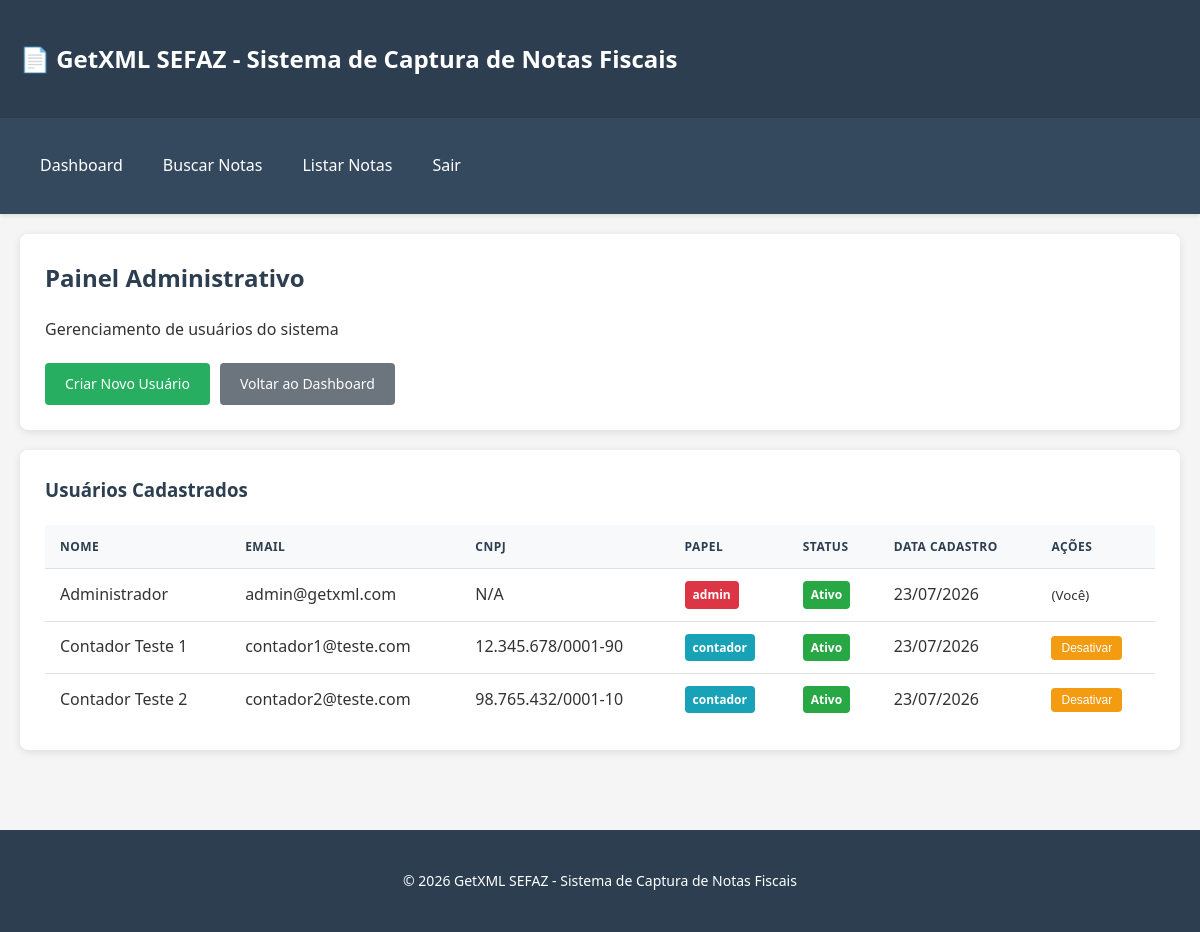
/index.php?action=admin (signed in), run on the app's committed database.
### tables this page shows
CREATE TABLE usuarios (
    id INT AUTO_INCREMENT PRIMARY KEY,
    nome VARCHAR(255) NOT NULL,
    email VARCHAR(255) NOT NULL UNIQUE,
    senha VARCHAR(255) NOT NULL,
    cnpj VARCHAR(20),
    ie VARCHAR(20),
    papel ENUM('admin', 'contador') DEFAULT 'contador',
    ativo TINYINT(1) DEFAULT 1,
    criado_em TIMESTAMP DEFAULT CURRENT_TIMESTAMP,
    atualizado_em TIMESTAMP DEFAULT CURRENT_TIMESTAMP ON UPDATE CURRENT_TIMESTAMP,
    INDEX idx_email (email),
    INDEX idx_cnpj (cnpj),
    INDEX idx_papel (papel)
);

### app/Controllers/AuthController.php (called while the page is built, shortened)
<?php
class AuthController
{
    private $auth;
    private $usuarioModel;
    public function __construct(array $config)
    {
        $this->auth = new Auth($config);
        $this->usuarioModel = new UsuarioModel($config);
    }
    public function admin()
    {
        $this->auth->requireAdmin();
        $usuarioLogado = $this->auth->user();
        $usuarios = $this->usuarioModel->listarTodos();
        require_once __DIR__ . '/../Views/admin.php';
    }
}

### app/Core/Database.php (called while the page is built, shortened)
<?php
class Database
{
    private static $instance = null;
    private $connection;
    private $config;
    private function __construct(array $config)
    {
        $this->config = $config;
    }
    public static function getInstance(array $config = null)
    {
        if (self::$instance === null) {
            self::$instance = new self($config);
        }
        return self::$instance;
    }
    private function connect()
    {
        $dsn = sprintf(
            'mysql:host=%s;dbname=%s;charset=utf8mb4',
            $this->config['host'] ?? 'localhost',
            $this->config['database'] ?? 'getxml'
        );
        $options = [
            \PDO::ATTR_ERRMODE => \PDO::ERRMODE_EXCEPTION,
            \PDO::ATTR_DEFAULT_FETCH_MODE => \PDO::FETCH_ASSOC,
            \PDO::ATTR_EMULATE_PREPARES => false,
        ];
        try {
            $this->connection = new \PDO(
                $dsn,
                $this->config['username'] ?? 'getxml',
                $this->config['password'] ?? 'gX7#kLp$2Qz!vN9@@@',
                $options
            );
        } catch (\PDOException $e) {
            throw new \Exception('Erro de conexão com o banco de dados: ' . $e->getMessage());
        }
    }
    public function select($query, $params = [])
    {
        try {
            $stmt = $this->connection->prepare($query);
            $stmt->execute($params);
            return $stmt->fetchAll();
        } catch (\PDOException $e) {
            throw new \Exception('Erro na query SELECT: ' . $e->getMessage());
        }
    }
}

### app/Models/UsuarioModel.php (called while the page is built, shortened)
<?php
class UsuarioModel
{
    private $db;
    public function __construct(array $config)
    {
        try {
            $this->db = Database::getInstance($config['database']);
        } catch (Exception $e) {
            $this->db = null;
        }
    }
    public function listarTodos($filtros = [])
    {
        try {
            $query = "SELECT id, nome, email, cnpj, ie, papel, ativo, criado_em FROM usuarios";
            $params = [];
            $query .= " ORDER BY nome";
            $usuarios = $this->db->select($query, $params);
            return $usuarios;
        } catch (Exception $e) {
            return [];
        }
    }
}

### app/Core/Auth.php (called while the page is built, shortened)
<?php
class Auth
{
    public function user()
    {
        return $_SESSION['usuario'] ?? null;
    }
}

### app/Views/admin.php (the view, shortened to what this page needs)
<?php require_once __DIR__ . '/header.php'; ?>
<div class="card">
    <h2>Painel Administrativo</h2>
    <p style="margin: 15px 0;">Gerenciamento de usuários do sistema</p>
    <div style="display: flex; gap: 10px; flex-wrap: wrap; margin-top: 20px;">
        <a href="index.php?action=admin_criar_usuario" class="btn btn-success">Criar Novo Usuário</a>
        <a href="index.php?action=dashboard" class="btn btn-secondary">Voltar ao Dashboard</a>
    </div>
</div>
<div class="card" style="margin-top: 20px;">
    <h3>Usuários Cadastrados</h3>
    <?php if (!empty($usuarios)): ?>
        <table style="margin-top: 15px;">
            <thead>
                <tr>
                    <th>Nome</th>
                    <th>Email</th>
                    <th>CNPJ</th>
                    <th>Papel</th>
                    <th>Status</th>
                    <th>Data Cadastro</th>
                    <th>Ações</th>
                </tr>
            </thead>
            <tbody>
                <?php foreach ($usuarios as $usuario): ?>
                    <tr>
                        <td><?= htmlspecialchars($usuario['nome']) ?></td>
                        <td><?= htmlspecialchars($usuario['email']) ?></td>
                        <td><?= htmlspecialchars($usuario['cnpj'] ?: 'N/A') ?></td>
                        <td>
                            <span class="badge <?= $usuario['papel'] === 'admin' ? 'badge-danger' : 'badge-info' ?>">
                                <?= htmlspecialchars($usuario['papel']) ?>
                            </span>
                        </td>
                        <td>
                            <?= $usuario['ativo'] ? '<span class="badge badge-success">Ativo</span>' : '<span class="badge badge-danger">Inativo</span>' ?>
                        </td>
                        <td><?= htmlspecialchars(date('d/m/Y', strtotime($usuario['criado_em']))) ?></td>
                        <td>
                            <?php if ($usuario['id'] !== $usuarioLogado['id']): ?>
                                <?php if ($usuario['ativo']): ?>
                                    <form method="POST" action="index.php?action=admin_toggle_usuario" style="display: inline;">
                                        <button type="submit" class="btn btn-warning" style="padding: 5px 10px; font-size: 12px;" onclick="return confirm('Desativar usuário?')">Desativar</button>
                                    </form>
                                <?php endif; ?>
                            <?php else: ?>
                                <small>(Você)</small>
                            <?php endif; ?>
                        </td>
                    </tr>
                <?php endforeach; ?>
            </tbody>
        </table>
    <?php else: ?>
        <div class="alert alert-info" style="margin-top: 15px;">
            Nenhum usuário cadastrado.
        </div>
    <?php endif; ?>
</div>
<?php require_once __DIR__ . '/footer.php'; ?>

### public/index.php (shortened to what this page needs)
<?php
try {
    $config = require_once __DIR__ . '/../config/config.php';
} catch (Exception $e) {
    $config = [
        'app' => [
            'name' => 'GetXML SEFAZ',
            'env' => 'development',
            'debug' => true,
        ],
        'sefaz' => [
            'uf' => 'SP',
            'ambiente' => '2',
            'certificado' => '',
            'senha_certificado' => '',
        ],
        'cnpj' => [
            'cnpj' => '',
            'ie' => '',
        ],
        'periodo' => [
            'data_inicio' => null,
            'data_fim' => null,
        ],
        'storage' => [
            'path' => 'storage/xmls',
        ],
    ];
}
$authController = new AuthController($config);
$action = $_GET['action'] ?? 'home';
switch ($action) {
    case 'admin':
        $authController->admin();
        break;
}

### app/Views/header.php (shortened to what this page needs)
<!DOCTYPE html>
<html lang="pt-BR">
<head>
    <link rel="stylesheet" href="/getxml/public/assets/css/styles.css">
</head>
<body>
    <header>
        <div class="container">
            <h1>📄 GetXML SEFAZ - Sistema de Captura de Notas Fiscais</h1>
        </div>
    </header>
    <nav>
        <div class="container">
            <ul>
                <?php if (isset($_SESSION['usuario_logado']) && $_SESSION['usuario_logado']): ?>
                    <li><a href="index.php?action=dashboard">Dashboard</a></li>
                    <li><a href="index.php?action=buscar">Buscar Notas</a></li>
                    <li><a href="index.php?action=listar">Listar Notas</a></li>
                    <li><a href="index.php?action=logout">Sair</a></li>
                <?php else: ?>
                    <li><a href="index.php?action=login">Login</a></li>
                <?php endif; ?>
            </ul>
        </div>
    </nav>
    <main class="container">

### app/Views/footer.php
    </main>
    <footer style="background-color: #2c3e50; color: white; padding: 20px 0; margin-top: 40px; text-align: center;">
        <div class="container">
            <p>&copy; <?= date('Y') ?> GetXML SEFAZ - Sistema de Captura de Notas Fiscais</p>
        </div>
    </footer>
</body>
</html>

### public/assets/css/styles.css (style rules this page uses)
* { margin: 0; padding: 0; box-sizing: border-box; }
body { font-family: 'Segoe UI', Tahoma, Geneva, Verdana, sans-serif; background-color: #f5f5f5; color: #333; line-height: 1.6; }
.container { max-width: 1200px; margin: 0 auto; padding: 20px; }
header { background-color: #2c3e50; color: white; padding: 20px 0; margin-bottom: 0; }
header h1 { font-size: 24px; font-weight: 600; }
nav { background-color: #34495e; padding: 0; box-shadow: 0 2px 4px rgba(0,0,0,0.1); }
nav ul { list-style: none; display: flex; gap: 0; margin: 0; padding: 0; }
nav a { color: white; text-decoration: none; padding: 15px 20px; display: block; transition: background-color 0.3s; }
.card { background-color: white; padding: 25px; border-radius: 8px; box-shadow: 0 2px 8px rgba(0,0,0,0.1); margin-bottom: 20px; }
.card h2, .card h3 { margin-bottom: 20px; color: #2c3e50; }
.btn { padding: 10px 20px; border: none; border-radius: 4px; cursor: pointer; font-size: 14px; font-weight: 500; transition: all 0.3s; text-decoration: none; display: inline-block; text-align: center; }
.btn-success { background-color: #27ae60; color: white; }
.btn-warning { background-color: #f39c12; color: white; }
.btn-secondary { background-color: #6c757d; color: white; }
table { width: 100%; border-collapse: collapse; margin-top: 20px; }
table th, table td { padding: 12px 15px; text-align: left; border-bottom: 1px solid #e0e0e0; }
table th { background-color: #f8f9fa; font-weight: 600; color: #2c3e50; text-transform: uppercase; font-size: 12px; letter-spacing: 0.5px; }
table tbody tr:last-child td { border-bottom: none; }
footer { background-color: #2c3e50; color: white; padding: 30px 0; margin-top: 40px; text-align: center; }
footer p { margin: 0; font-size: 14px; }
a { color: #3498db; text-decoration: none; transition: color 0.3s; }
.badge { display: inline-block; padding: 4px 8px; font-size: 12px; font-weight: 600; border-radius: 4px; color: white; }
.badge-success { background-color: #28a745; }
.badge-danger { background-color: #dc3545; }
.badge-info { background-color: #17a2b8; }

### data on the page
usuarios: nome "Administrador", email "admin@getxml.com", cnpj "N/A", papel "admin", ativo "Ativo", criado_em "23/07/2026", shows "(Você)"
usuarios: nome "Contador Teste 1", email "contador1@teste.com", cnpj "12.345.678/0001-90", papel "contador", ativo "Ativo", criado_em "23/07/2026"
usuarios: nome "Contador Teste 2", email "contador2@teste.com", cnpj "98.765.432/0001-10", papel "contador", ativo "Ativo", criado_em "23/07/2026"
